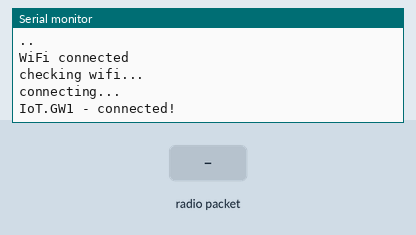
This sketch was run on a simulated ESP32. Parts: the last lines printed to the serial monitor. Inputs (shaded band) come from the test bench. WiFi joins after 1.5 s; servers stay silent unless stated; no MQTT or app messages arrive unless stated.

Above: at 4.4 s.
4.5 s: radio packet "1" arrives
At 5.5 s:
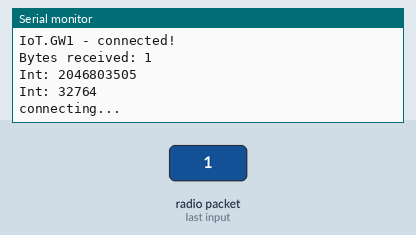
6.0 s: radio packet "0" arrives
At 6.7 s:
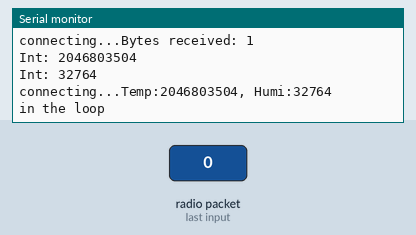
7.5 s: radio packet "2" arrives
At 7.9 s:
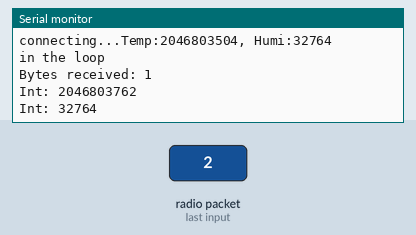

Measured:
- after the input at 4.5 s, the serial monitor: prints a new line at once (image 1)
- after the input at 6.0 s, the serial monitor: prints a new line at once (image 2)
- after the input at 7.5 s, the serial monitor: prints a new line at once (image 3)

The sketch:

lab7.espnow.rec.gateway.mqtt.ino
```cpp
#include <esp_now.h>
#include <WiFi.h>
#include <MQTT.h>

WiFiClient  net;
MQTTClient client;

QueueHandle_t queue;

const char * ssid= "Livebox-08B0";
const char * pwd = "G79ji6dtEptVTPWmZP";
//static const char* ssid     = "PhoneAP";
//static const char* password = "smartcomputerlab";

const char* mqttServer = "broker.emqx.io";


void OnDataRecv(const uint8_t *mac, const uint8_t *buff, int len)
{
  union
  {
  uint8_t  frame[16];
  int sensor[4];
  } pack;

  memcpy(pack.frame, buff,len);
  Serial.print("Bytes received: ");
  Serial.println(len);
  Serial.print("Int: ");
  Serial.println(pack.sensor[0]);
  Serial.print("Int: ");
  Serial.println(pack.sensor[1]);
  Serial.println();
  xQueueReset(queue);
  xQueueSend(queue, pack.frame, 0);
}

void messageReceived(String &topic, String &payload) {
  Serial.println("incoming: " + topic + " - " + payload);
  // send LoRa message depending on topic
}


void connect() {
  char cbuff[128];
  Serial.print("checking wifi...");
  while (WiFi.status() != WL_CONNECTED) {
    Serial.print(".");
       delay(1000);
  }
  Serial.print("\nconnecting...");
  while (!client.connect("IoT.GW1")) {
    Serial.print("."); delay(1000);
  }
  Serial.println("\nIoT.GW1 - connected!");
  client.subscribe("/esp32_GW1/Test");
  delay(1000);

}


void setup() {
  // Initialize Serial Monitor
  Serial.begin(115200);Serial.println();
  // Set device as a Wi-Fi Station for WiFi and AP for ESP-NOW
  WiFi.mode(WIFI_AP_STA);
  WiFi.begin(ssid, pwd);
  while (WiFi.status() != WL_CONNECTED) {
    delay(1000);
    Serial.print(".");
  }
  delay(200);
  Serial.println();
  Serial.println("WiFi connected");
  queue = xQueueCreate(10,16);  // 10 slots for 4 integer

  // Init ESP-NOW
  if (esp_now_init() != ESP_OK) {
    Serial.println("Error initializing ESP-NOW");
    return;
  }
  // Once ESPNow is successfully Init, we will register for recv CB to
  // get recv packer info
  esp_now_register_recv_cb(OnDataRecv);
  client.begin(mqttServer, net);
  client.onMessage(messageReceived);
  connect();
}

unsigned long lastMillis = 0;

void loop()
{
  union
  {
  uint8_t  frame[32];
  int sensor[4];
  } rpack;

  char buff[64];

 // client.loop();
  delay(10);  // <- fixes some issues with WiFi stability
  xQueueReceive(queue, rpack.frame, portMAX_DELAY);
  Serial.print("\nconnecting...");
  if (!client.connected()) { connect(); }
    if (millis() - lastMillis > 5000) {   // publish a message every 5 seconds
    lastMillis = millis();
    sprintf(buff,"Temp:%d, Humi:%d\n",rpack.sensor[0],rpack.sensor[1]);
    Serial.println(buff);
    client.publish("/esp32_GW1/Test",buff);
    Serial.println("in the loop");
    delay(2000);
    }
}
```
